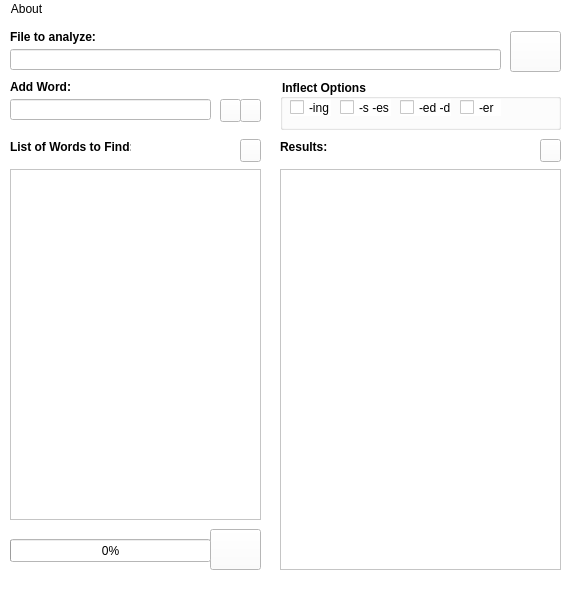
<?xml version="1.0" encoding="UTF-8"?>
<ui version="4.0">
 <class>MainWindow</class>
 <widget class="QMainWindow" name="MainWindow">
  <property name="geometry">
   <rect>
    <x>0</x>
    <y>0</y>
    <width>580</width>
    <height>600</height>
   </rect>
  </property>
  <property name="sizePolicy">
   <sizepolicy hsizetype="Fixed" vsizetype="Fixed">
    <horstretch>0</horstretch>
    <verstretch>0</verstretch>
   </sizepolicy>
  </property>
  <property name="minimumSize">
   <size>
    <width>580</width>
    <height>600</height>
   </size>
  </property>
  <property name="maximumSize">
   <size>
    <width>580</width>
    <height>600</height>
   </size>
  </property>
  <property name="windowTitle">
   <string>Word Frequency Analyzer</string>
  </property>
  <property name="styleSheet">
   <string notr="true">background-color: rgb(255, 255, 255);</string>
  </property>
  <widget class="QWidget" name="centralwidget">
   <widget class="QLineEdit" name="lineInputFileName">
    <property name="geometry">
     <rect>
      <x>10</x>
      <y>30</y>
      <width>491</width>
      <height>21</height>
     </rect>
    </property>
    <property name="readOnly">
     <bool>true</bool>
    </property>
   </widget>
   <widget class="QPushButton" name="pushOpenInputFile">
    <property name="geometry">
     <rect>
      <x>510</x>
      <y>12</y>
      <width>51</width>
      <height>41</height>
     </rect>
    </property>
    <property name="toolTip">
     <string>Open file to analyze...</string>
    </property>
    <property name="styleSheet">
     <string notr="true">QPushButton:hover {
	background-color: rgb(255, 240, 219);
}</string>
    </property>
    <property name="text">
     <string/>
    </property>
    <property name="icon">
     <iconset resource="resources/icons.qrc">
      <normaloff>:/icons/open-file.png</normaloff>:/icons/open-file.png</iconset>
    </property>
    <property name="iconSize">
     <size>
      <width>32</width>
      <height>32</height>
     </size>
    </property>
    <property name="flat">
     <bool>false</bool>
    </property>
   </widget>
   <widget class="QLabel" name="label">
    <property name="geometry">
     <rect>
      <x>10</x>
      <y>10</y>
      <width>91</width>
      <height>16</height>
     </rect>
    </property>
    <property name="font">
     <font>
      <weight>75</weight>
      <bold>true</bold>
     </font>
    </property>
    <property name="text">
     <string>File to analyze:</string>
    </property>
   </widget>
   <widget class="QGroupBox" name="groupInflectOpts">
    <property name="geometry">
     <rect>
      <x>280</x>
      <y>60</y>
      <width>281</width>
      <height>51</height>
     </rect>
    </property>
    <property name="font">
     <font>
      <weight>75</weight>
      <bold>true</bold>
     </font>
    </property>
    <property name="title">
     <string>Inflect Options</string>
    </property>
    <widget class="QCheckBox" name="checkIng">
     <property name="geometry">
      <rect>
       <x>10</x>
       <y>20</y>
       <width>41</width>
       <height>17</height>
      </rect>
     </property>
     <property name="font">
      <font>
       <weight>50</weight>
       <bold>false</bold>
      </font>
     </property>
     <property name="text">
      <string>-ing</string>
     </property>
    </widget>
    <widget class="QCheckBox" name="checkPlural">
     <property name="geometry">
      <rect>
       <x>60</x>
       <y>20</y>
       <width>51</width>
       <height>17</height>
      </rect>
     </property>
     <property name="font">
      <font>
       <weight>50</weight>
       <bold>false</bold>
      </font>
     </property>
     <property name="text">
      <string>-s -es</string>
     </property>
    </widget>
    <widget class="QCheckBox" name="checkPast">
     <property name="geometry">
      <rect>
       <x>120</x>
       <y>20</y>
       <width>51</width>
       <height>17</height>
      </rect>
     </property>
     <property name="font">
      <font>
       <weight>50</weight>
       <bold>false</bold>
      </font>
     </property>
     <property name="text">
      <string>-ed -d</string>
     </property>
    </widget>
    <widget class="QCheckBox" name="checkEr">
     <property name="geometry">
      <rect>
       <x>180</x>
       <y>20</y>
       <width>41</width>
       <height>17</height>
      </rect>
     </property>
     <property name="font">
      <font>
       <weight>50</weight>
       <bold>false</bold>
      </font>
     </property>
     <property name="text">
      <string>-er</string>
     </property>
    </widget>
   </widget>
   <widget class="QPushButton" name="pushRun">
    <property name="geometry">
     <rect>
      <x>210</x>
      <y>510</y>
      <width>51</width>
      <height>41</height>
     </rect>
    </property>
    <property name="toolTip">
     <string>Run analysis</string>
    </property>
    <property name="styleSheet">
     <string notr="true">QPushButton:hover {
	background-color: rgb(255, 240, 219);
}</string>
    </property>
    <property name="text">
     <string/>
    </property>
    <property name="icon">
     <iconset resource="resources/icons.qrc">
      <normaloff>:/icons/play.png</normaloff>:/icons/play.png</iconset>
    </property>
    <property name="iconSize">
     <size>
      <width>32</width>
      <height>32</height>
     </size>
    </property>
   </widget>
   <widget class="QLineEdit" name="lineWordToFind">
    <property name="geometry">
     <rect>
      <x>10</x>
      <y>80</y>
      <width>201</width>
      <height>21</height>
     </rect>
    </property>
   </widget>
   <widget class="QLabel" name="label_3">
    <property name="geometry">
     <rect>
      <x>10</x>
      <y>60</y>
      <width>91</width>
      <height>16</height>
     </rect>
    </property>
    <property name="font">
     <font>
      <weight>75</weight>
      <bold>true</bold>
     </font>
    </property>
    <property name="text">
     <string>Add Word:</string>
    </property>
   </widget>
   <widget class="QPlainTextEdit" name="textResults">
    <property name="geometry">
     <rect>
      <x>280</x>
      <y>150</y>
      <width>281</width>
      <height>401</height>
     </rect>
    </property>
    <property name="readOnly">
     <bool>true</bool>
    </property>
   </widget>
   <widget class="QLabel" name="label_4">
    <property name="geometry">
     <rect>
      <x>280</x>
      <y>120</y>
      <width>91</width>
      <height>16</height>
     </rect>
    </property>
    <property name="font">
     <font>
      <weight>75</weight>
      <bold>true</bold>
     </font>
    </property>
    <property name="text">
     <string>Results:</string>
    </property>
   </widget>
   <widget class="QPushButton" name="pushAddWord">
    <property name="geometry">
     <rect>
      <x>220</x>
      <y>80</y>
      <width>21</width>
      <height>23</height>
     </rect>
    </property>
    <property name="toolTip">
     <string>Add word</string>
    </property>
    <property name="styleSheet">
     <string notr="true">QPushButton:hover {
	background-color: rgb(255, 240, 219);
}</string>
    </property>
    <property name="text">
     <string/>
    </property>
    <property name="icon">
     <iconset resource="resources/icons.qrc">
      <normaloff>:/icons/plus.png</normaloff>:/icons/plus.png</iconset>
    </property>
    <property name="flat">
     <bool>false</bool>
    </property>
   </widget>
   <widget class="QListWidget" name="listWords">
    <property name="geometry">
     <rect>
      <x>10</x>
      <y>150</y>
      <width>251</width>
      <height>351</height>
     </rect>
    </property>
    <property name="selectionMode">
     <enum>QAbstractItemView::ExtendedSelection</enum>
    </property>
   </widget>
   <widget class="QPushButton" name="pushSaveAs">
    <property name="geometry">
     <rect>
      <x>540</x>
      <y>120</y>
      <width>21</width>
      <height>23</height>
     </rect>
    </property>
    <property name="toolTip">
     <string>Save results as...</string>
    </property>
    <property name="styleSheet">
     <string notr="true">QPushButton:hover {
	background-color: rgb(255, 240, 219);
}</string>
    </property>
    <property name="text">
     <string/>
    </property>
    <property name="icon">
     <iconset resource="resources/icons.qrc">
      <normaloff>:/icons/save.png</normaloff>:/icons/save.png</iconset>
    </property>
   </widget>
   <widget class="QLabel" name="label_5">
    <property name="geometry">
     <rect>
      <x>10</x>
      <y>120</y>
      <width>121</width>
      <height>16</height>
     </rect>
    </property>
    <property name="font">
     <font>
      <weight>75</weight>
      <bold>true</bold>
     </font>
    </property>
    <property name="text">
     <string>List of Words to Find:</string>
    </property>
   </widget>
   <widget class="QPushButton" name="pushRemoveWord">
    <property name="geometry">
     <rect>
      <x>240</x>
      <y>120</y>
      <width>21</width>
      <height>23</height>
     </rect>
    </property>
    <property name="toolTip">
     <string>Remove word</string>
    </property>
    <property name="styleSheet">
     <string notr="true">QPushButton:hover {
	background-color: rgb(255, 240, 219);
}</string>
    </property>
    <property name="text">
     <string/>
    </property>
    <property name="icon">
     <iconset resource="resources/icons.qrc">
      <normaloff>:/icons/minus.png</normaloff>:/icons/minus.png</iconset>
    </property>
    <property name="flat">
     <bool>false</bool>
    </property>
   </widget>
   <widget class="QProgressBar" name="progressBar">
    <property name="geometry">
     <rect>
      <x>10</x>
      <y>520</y>
      <width>201</width>
      <height>23</height>
     </rect>
    </property>
    <property name="value">
     <number>0</number>
    </property>
   </widget>
   <widget class="QPushButton" name="pushLoadWordsFromFile">
    <property name="geometry">
     <rect>
      <x>240</x>
      <y>80</y>
      <width>21</width>
      <height>23</height>
     </rect>
    </property>
    <property name="toolTip">
     <string>Load words from file...</string>
    </property>
    <property name="styleSheet">
     <string notr="true">QPushButton:hover {
	background-color: rgb(255, 240, 219);
}</string>
    </property>
    <property name="text">
     <string/>
    </property>
    <property name="icon">
     <iconset resource="resources/icons.qrc">
      <normaloff>:/icons/open-file.png</normaloff>:/icons/open-file.png</iconset>
    </property>
    <property name="flat">
     <bool>false</bool>
    </property>
   </widget>
  </widget>
  <widget class="QMenuBar" name="menubar">
   <property name="geometry">
    <rect>
     <x>0</x>
     <y>0</y>
     <width>580</width>
     <height>21</height>
    </rect>
   </property>
   <widget class="QMenu" name="menuAbout">
    <property name="styleSheet">
     <string notr="true">QMenu::item {
	padding: 8px;
}

QMenu::item:selected{
	font-weight: bold;
}
QMenu::item:!selected{
	text-align: right;
}</string>
    </property>
    <property name="title">
     <string>About</string>
    </property>
    <addaction name="actionAbout"/>
   </widget>
   <addaction name="menuAbout"/>
  </widget>
  <widget class="QStatusBar" name="statusbar"/>
  <action name="actionAbout">
   <property name="text">
    <string>About...</string>
   </property>
  </action>
 </widget>
 <resources>
  <include location="resources/icons.qrc"/>
 </resources>
 <connections/>
</ui>
